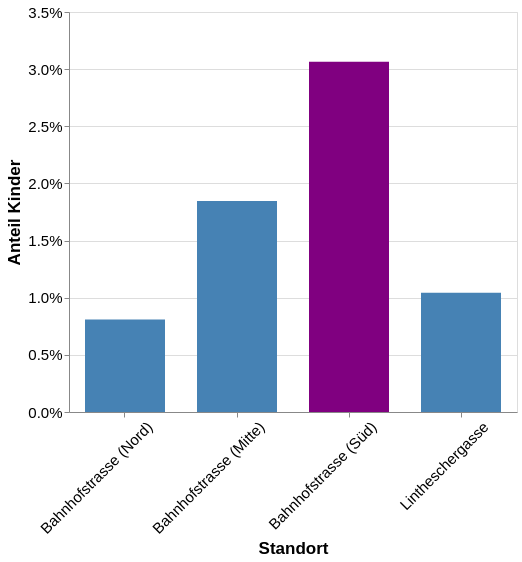

Notebook code for this chart:
### Markdown cell above
## Definition des Diagrammes

### Code cell
import altair as alt

bar_width = 80
bar_spacing = 0.4 * bar_width
chart_height = 400

chart = alt.Chart(data).mark_bar(size=bar_width).encode(
    x=alt.X(
        'Standort:N',
        sort=['Bahnhofstrasse (Nord)', 'Bahnhofstrasse (Mitte)', 'Bahnhofstrasse (Süd)', 'Lintheschergasse'],
    ).axis(
        labelAngle=-45,
        labelOffset=bar_width / 4,
    ), 
    y=alt.Y('Anteil Kinder:Q').axis(
        format='.1%',
        tickCount=7,
    ),
    color=alt.condition(
        'datum.Höchster',
        alt.value('purple'),
        alt.value('steelblue')
    ),
    tooltip=[
        alt.Tooltip('Anteil Kinder', format='.1%'),
        alt.Tooltip('Anzahl Kinder', format=','),
        alt.Tooltip('Anzahl Erwachsene', format=','),
        alt.Tooltip('Anzahl Passanten', format=','),
    ],
).properties(
    width={'step': bar_width + bar_spacing},
    height=chart_height
).configure_axis(
    titleFontSize=17, 
    labelFontSize=15,
)
chart

### Figure 1 — Vega-Lite specification as saved in the notebook (floating-point values rounded to 4 significant figures)
{"config": {"view": {"continuousWidth": 300, "continuousHeight": 300}, "axis": {"labelFontSize": 15, "titleFontSize": 17}}, "data": {"name": "data-dd154463bca69c756ce40fd4c75cf5a8"}, "mark": {"type": "bar", "size": 80}, "encoding": {"color": {"condition": {"test": "datum.Höchster", "value": "purple"}, "value": "steelblue"}, "tooltip": [{"field": "Anteil Kinder", "format": ".1%", "type": "quantitative"}, {"field": "Anzahl Kinder", "format": ",", "type": "quantitative"}, {"field": "Anzahl Erwachsene", "format": ",", "type": "quantitative"}, {"field": "Anzahl Passanten", "format": ",", "type": "quantitative"}], "x": {"axis": {"labelAngle": -45, "labelOffset": 20.0}, "field": "Standort", "sort": ["Bahnhofstrasse (Nord)", "Bahnhofstrasse (Mitte)", "Bahnhofstrasse (Süd)", "Lintheschergasse"], "type": "nominal"}, "y": {"axis": {"format": ".1%", "tickCount": 7}, "field": "Anteil Kinder", "type": "quantitative"}}, "height": 400, "width": {"step": 112.0}, "$schema": "https://vega.github.io/schema/vega-lite/v5.20.1.json", "datasets": {"data-dd154463bca69c756ce40fd4c75cf5a8": [{"Standort": "Bahnhofstrasse (Mitte)", "Anzahl Kinder": 20686, "Anzahl Erwachsene": 1099830, "Anzahl Passanten": 1120516, "Anteil Kinder": 0.01846, "Höchster": false}, {"Standort": "Bahnhofstrasse (Nord)", "Anzahl Kinder": 7070, "Anzahl Erwachsene": 866905, "Anzahl Passanten": 873975, "Anteil Kinder": 0.008089, "Höchster": false}, {"Standort": "Bahnhofstrasse (Süd)", "Anzahl Kinder": 21152, "Anzahl Erwachsene": 669023, "Anzahl Passanten": 690175, "Anteil Kinder": 0.03065, "Höchster": true}, {"Standort": "Lintheschergasse", "Anzahl Kinder": 3310, "Anzahl Erwachsene": 313929, "Anzahl Passanten": 317239, "Anteil Kinder": 0.01043, "Höchster": false}]}}
